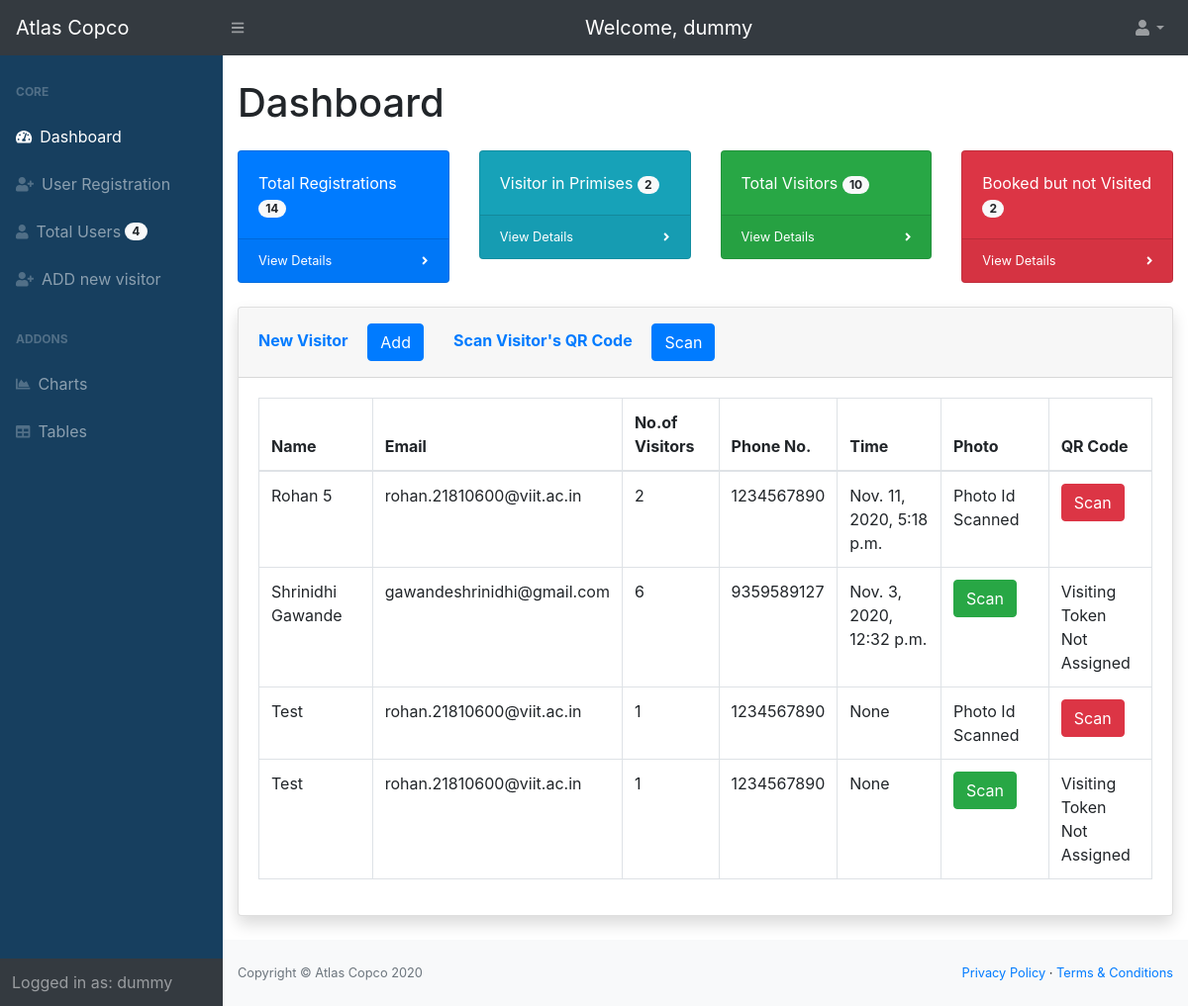
The app's page / (signed in), older data.
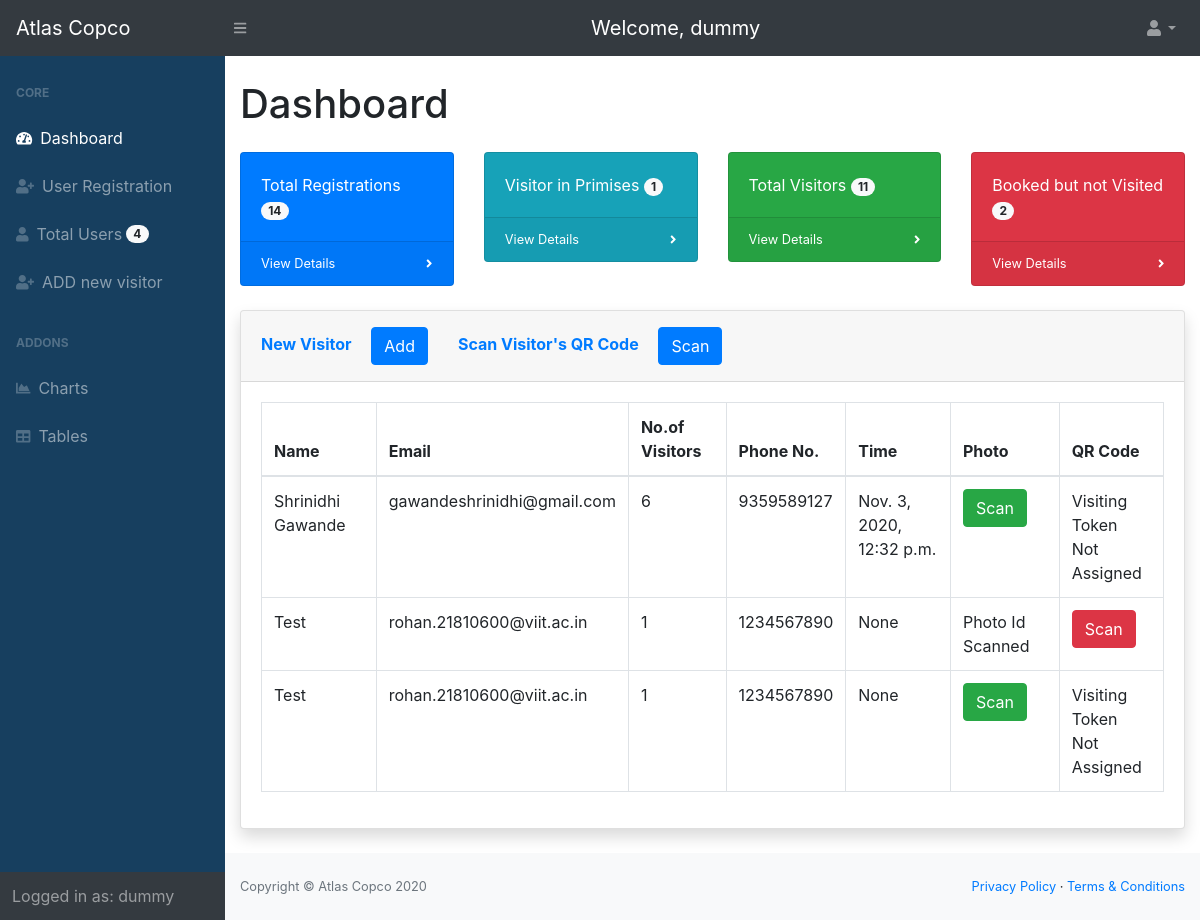
The same page, newer data.
### entry/models.py (models this page shows)
class Visitor(models.Model):
	name = models.CharField(verbose_name='Name', max_length=200, validators=[
		MinLengthValidator(2, 'Minimum 2 Characters are required')])  # name of the visitor
	purpose = models.CharField(verbose_name='Purpose', max_length=200, validators=[
		MinLengthValidator(4, 'Minimum 4 characters are required')])  # purpose of visit
	mobile = models.IntegerField(verbose_name='Mobile number')  # mobile no. of the visitor
	email = models.EmailField(verbose_name='Email', validators=[EmailValidator()])  # email address of the visitor
	no_of_people = models.IntegerField(verbose_name='No of people')  # no. of visitors
	photo_id_number = models.CharField(verbose_name='Photo Id Number', max_length=20, null=True, blank=True)
	photo_id = models.ImageField(verbose_name='Photo Id', upload_to='media/photo_id', null=True, blank=True)
	in_time = models.DateTimeField(verbose_name='Visit In time', null=True, blank=True)  # in time of the visitor, added automatically
	out_time = models.DateTimeField(verbose_name='Visit Out Time', null=True, blank=True)  # out time of the visitor added automatically
	token = models.CharField(verbose_name='Token', max_length=200, null=True, blank=True)  # token(autogenerated)
	qrcode = models.ImageField(verbose_name='QR Code', upload_to='media/qrcodes', null=True, blank=True)  # qr code generated from the token
	user = models.ForeignKey(Employee, verbose_name='Employee to visit', on_delete=models.PROTECT)  # link to the User table, to store which user allowed the entry
	photo = models.ImageField(verbose_name='Photo of the Visitor', upload_to='media/photo', null=True, blank=True)
	visit_token = models.CharField(max_length=200, verbose_name="Token assigned to the Visitor", null=True, blank=True)
	def __str__(self):
		return self.name

### home/views.py (the view)
# urls.py: path('', views.VisitorListView.as_view(), name='home'),
class VisitorListView(LoginRequiredMixin, ListView):
	def get(self, request):
		visitor_list = Visitor.objects.filter(out_time__isnull=True)
		print(visitor_list)
		users = Employee.objects.all().count()
		visitors = Visitor.objects.all().count()
		visited = Visitor.objects.filter(out_time__isnull=False).count()
		to_visit = Visitor.objects.filter(in_time__isnull=True).count()
		visiting = Visitor.objects.filter(in_time__isnull=False).filter(out_time__isnull=True).count()
		context = {'visitor_list': visitor_list, 'user_count': users, 'visitor_count': visitors, 'visited_count': visited, 'not_visited_count': to_visit, 'visiting_count': visiting}
		return render(request, 'home/home.html', context)

### home/templates/home/home.html (shortened to what the changed rows need)
{% extends 'home/base.html' %} {% block content %}
<div id="layoutSidenav_content">
    <main>
        <div class="container-fluid">
            <h1 class="mt-4">Dashboard</h1>
            <div class="row mt-3">
                {% if request.user.employee.admin %}
                <div class="col-xl-3 col-md-6 mb-3 mt-2">
                    <div class="card bg-primary text-white">
                        <div class="card-body">Total Registrations <span class="badge badge-pill badge-light">{{ visitor_count }}</span>
                        </div>
                        <div class="card-footer d-flex align-items-center justify-content-between">
                            <a class="small text-white stretched-link" href="{% url 'all-booked-visitors' %}">View Details</a>
                            <div class="small text-white"><i class="fas fa-angle-right"></i></div>
                        </div>
                    </div>
                </div>
                <div class="col-xl-3 col-md-6 mb-3 mt-2">
                    <div class="card bg-info text-white">
                        <div class="card-body">Visitor in Primises <span class="badge badge-pill badge-light">{{ visiting_count }}</span>
                        </div>
                        <div class="card-footer d-flex align-items-center justify-content-between">
                            <a class="small text-white stretched-link" href="{% url 'visitor_in' %}">View Details</a>
                            <div class="small text-white"><i class="fas fa-angle-right"></i></div>
                        </div>
                    </div>
                </div>
                <div class="col-xl-3 col-md-6 mb-3 mt-2">
                    <div class="card bg-success text-white">
                        <div class="card-body">Total Visitors <span class="badge badge-pill badge-light">{{ visited_count }}</span>
                        </div>
                        <div class="card-footer d-flex align-items-center justify-content-between">
                            <a class="small text-white stretched-link" href="{% url 'all-visitors' %}">View Details</a>
                            <div class="small text-white"><i class="fas fa-angle-right"></i></div>
                        </div>
                    </div>
                </div>
                <div class="col-xl-3 col-md-6 mb-3 mt-2">
                    <div class="card bg-danger text-white">
                        <div class="card-body">Booked but not Visited <span class="badge badge-pill badge-light">{{ not_visited_count }}</span>
                        </div>
                        <div class="card-footer d-flex align-items-center justify-content-between">
                            <a class="small text-white stretched-link" href="{% url 'not-visited' %}">View Details</a>
                            <div class="small text-white"><i class="fas fa-angle-right"></i></div>
                        </div>
                    </div>
                </div>
                {% endif %}
            </div>
        </div>
    </main>
    <main>
        <div class="container-fluid">
            <div class="card shadow mb-4 mt-2">
                <div class="card-body">
                    <div class="table-responsive">
                        <table class="table table-bordered" id="dataTable" width="100%" cellspacing="0">
                            <thead>
                                <tr>
                                    <th> Name </th>
                                    <th> Email </th>
                                    <th> No.of Visitors </th>
                                    <th>Phone No.</th>
                                    <th> Time </th>
                                    <th> Photo </th>
                                    <th> QR Code </th>
                                </tr>
                            </thead>
                            <tbody>
                                {% if visitor_list %} {% for visitor in visitor_list %}
                                <tr>
                                    <td>{{ visitor.name }}</td>
                                    <td>{{ visitor.email }}</td>
                                    <td>{{ visitor.no_of_people }}</td>
                                    <td>{{ visitor.mobile }}</td>
                                    <td>{{ visitor.in_time }}</td>
                                    {% if not visitor.photo %}
                                    <td>
                                        <a type="submit" href="{% url 'photoscan' visitor.id %}" name="photo_btn" class="btn btn-success"> Scan </a>
                                    </td>
                                    {% else %}
                                    <td>
                                        Photo Id Scanned
                                    </td>
                                    {% endif %}
                                    <td>
                                        {% if visitor.visit_token %}
                                        <form action="{% url 'stream:index' visitor.id %}" method="post">
                                            <button type="submit" name="scan_btn" class="btn btn-danger"> Scan </button>
                                        </form>
                                        {% else %} Visiting Token<br>Not Assigned {% endif %}
                                    </td>
                                </tr>
                                {% endfor %} {% endif %}
                            </tbody>
                        </table>
                    </div>
                </div>
            </div>
        </div>
    </main>
</div>
{% endblock content %}

Row changes from the older to the newer data that the page shows:
no longer on this page (row edited): Visitor: name "Rohan 5", email "rohan.21810600@viit.ac.in", no_of_people "2", mobile "1234567890", in_time "Nov. 11, 2020, 5:18 p.m.", shows "Photo Id Scanned", visit_token "Scan"
Text that changed along with them:
{{ visiting_count }}: "2" → "1"
{{ visited_count }}: "10" → "11"
